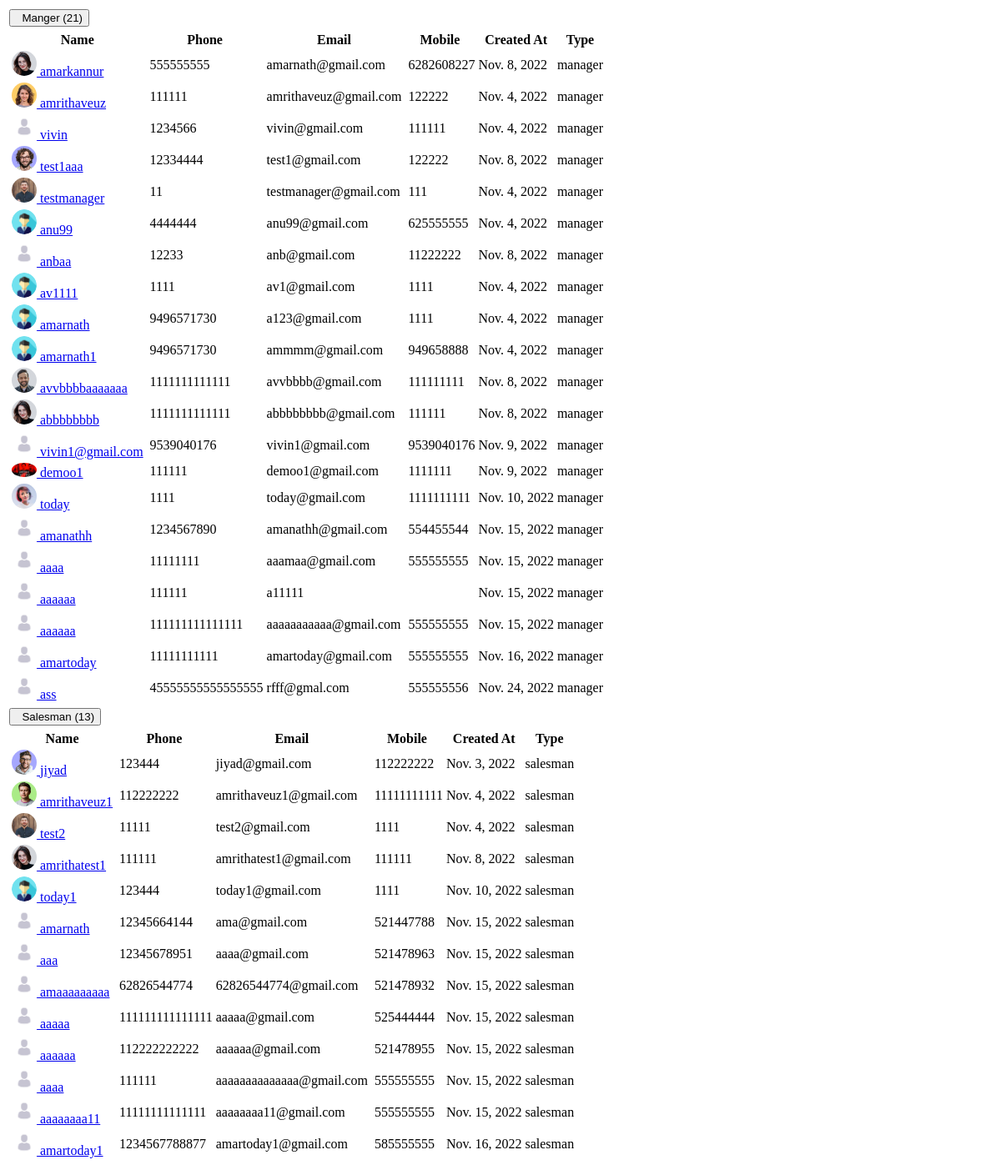
The app's page /user_type_group_by_action, older data.
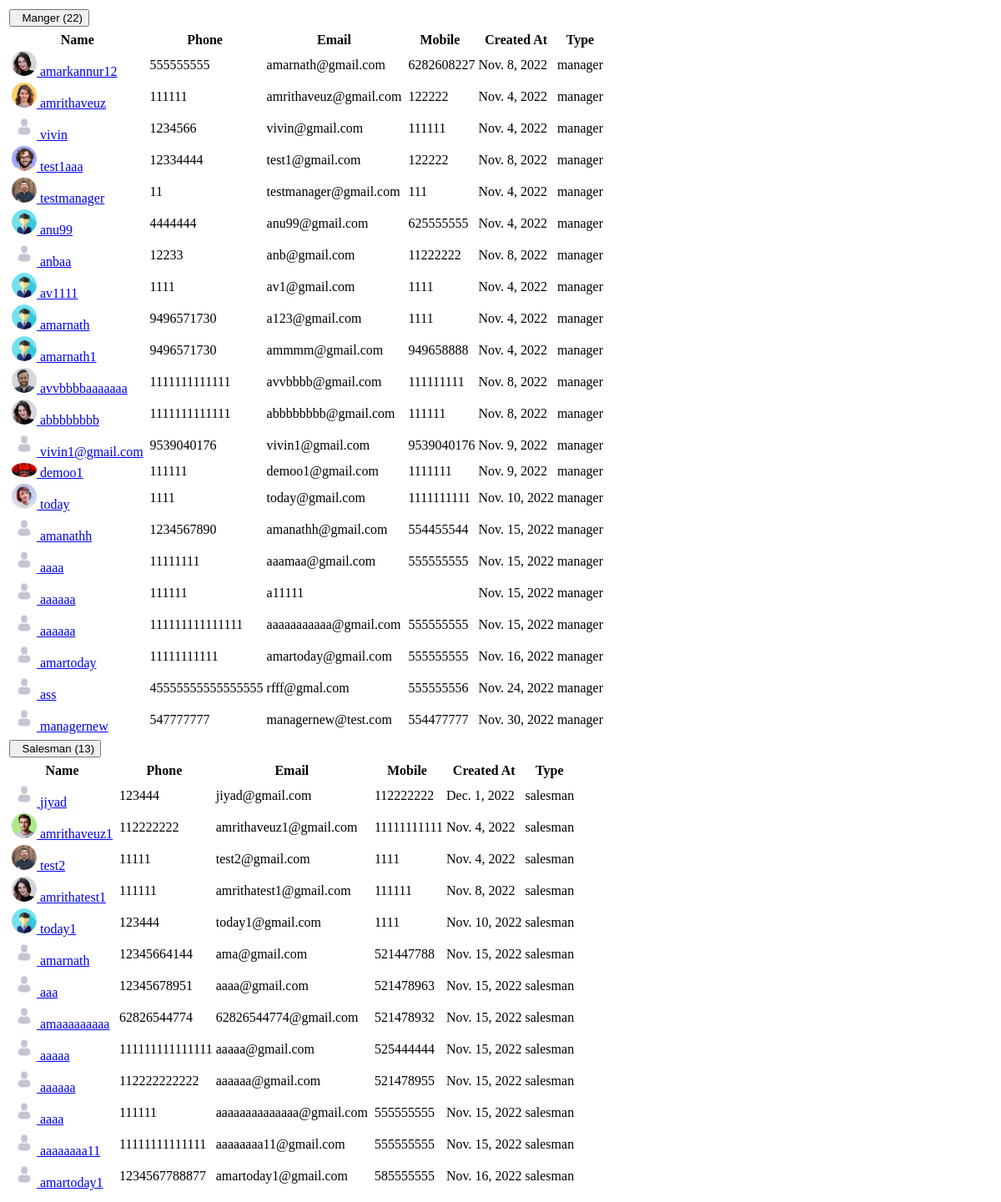
The same page, newer data.
### super_admin/models.py (models this page shows)
class common(models.Model):  # COMM0N
    dt = models.DateField(auto_now=True)
    tm = models.TimeField(auto_now=True)
    updated = models.DateTimeField(default=timezone.now)
    status = models.CharField(max_length=255, null=True)
    class Meta:
        abstract = True

class user_Details(common):
    auth_user = models.ForeignKey(User,on_delete=models.CASCADE,related_name="auth_user_login_id", null=True)
    name = models.CharField(max_length=255,null=True)
    phone = models.CharField(max_length=255,null=True)
    email = models.EmailField(null=True)
    mobile = models.CharField(max_length=255,null=True)
    emp_id = models.CharField(max_length=255,null=True)
    address1 = models.CharField(max_length=255,null=True)
    address2 = models.CharField(max_length=255,null=True)
    city = models.CharField(max_length=255,null=True)
    state = models.CharField(max_length=255,null=True)
    country = models.CharField(max_length=255,null=True)
    zip = models.CharField(max_length=255,null=True)
    password_geration_type = models.CharField(max_length=255,choices=password_generate_option,null=True)
    user_type = models.CharField(max_length=255,choices=login_user_type,null=True)
    atatchment = models.FileField(upload_to="user_image",null=True)
    created_by = models.ForeignKey(User,on_delete=models.CASCADE,related_name="added_by_user_id", null=True)
    plot_list_view = models.CharField(max_length=255,null=True)
    price_visibility = models.IntegerField(null=True,default=1)
    property_access =  models.CharField(max_length=255,choices=property_access_option,null=True)
    manager_nav_ploat_permission = models.IntegerField(default=0)
    manager_nav_user_permission = models.IntegerField(default=0)
    manager_nav_plot_edit_permission = models.IntegerField(default=0)
    manager_nav_booking_cancel_permission = models.IntegerField(default=0)
    manager_nav_customer_read_permission = models.IntegerField(default=0)
    manager_nav_customer_write_permission = models.IntegerField(default=0)
    manager_nav_customer_edit_permission = models.IntegerField(default=0)
    manager_nav_document_read_permission = models.IntegerField(default=0)
    manager_nav_document_write_permission = models.IntegerField(default=0)
    manager_nav_document_edit_permission = models.IntegerField(default=0)

### super_admin/views.py (the view)
# urls.py: path('user_type_group_by_action',views.user_type_group_by_action,name='user_type_group_by_action'),
def user_type_group_by_action(request):
    status = request.GET.get("status")
    data_total_salesman = user_Details.objects.filter(user_type='salesman')
    data_total_manager  = user_Details.objects.filter(user_type='manager')
    context = {
        'data_total_salesman':data_total_salesman,
        'data_total_manager':data_total_manager
    }
    return render(request,'super_admin/user_type_group_by_action.html',context)

### super_admin/templates/super_admin/user_type_group_by_action.html (shortened to what this page needs)
{% load static %}
	<div class="col-md-12">
    	<div class="panel panel-default">
        <div class="panel-body">
					<table class="table table-condensed table-striped">
    <tbody>
        <tr data-toggle="collapse" data-target="#demo1" class="accordion-toggle">
           <td><button class="btn btn-default btn-xs">&nbsp;&nbsp;Manger ({{data_total_manager|length}})</button></td>
            <td></td>
            <td></td>
            <td></td>
            <td></td>
          	<td></td>
        </tr>
        <tr>
            <td colspan="12" class="hiddenRow">
							<div class="accordian-body collapse" id="demo1">
              <table class="table table-striped">
                      <thead>
                        <tr class="info">
													<th>Name</th>
													<th>Phone</th>
													<th>Email</th>
													<th>Mobile</th>
													<th>Created At</th>
													<th>Type</th>
												</tr>
											</thead>
											<tbody>
												{% for i in data_total_manager %}
                        <tr data-toggle="collapse"  class="accordion-toggle" data-target="#demo10" onclick="window.location='user_edit?id={{i.id}}'">
                                                    {% if i.atatchment == "" %}
                                                    <td class="id"><img style="width:30px;    border-radius: 50%;" src="{% static 'adminicon.jpg' %}" class="m-1"/><a href="user_edit?id={{i.id}}"
                                                            class="fw-medium link-primary">&nbsp;{{i.name}}</a>
                                                    </td>
                                                    {% else %}
                                                    <td class="id"><img style="width:30px;    border-radius: 50%;" src="./media/{{i.atatchment}}" class="m-1"/><a href="user_edit?id={{i.id}}"
                                                            class="fw-medium link-primary">&nbsp;{{i.name}}</a>
                                                    </td>
                                                    {% endif %}
													<td class="customer_name">&nbsp;{{i.phone}}
                                        </td>
                                        <td class="product_name">{{i.email}}</td>
                                        <td class="date">&nbsp;{{i.mobile}}</td>
													<td> {{i.dt}}</td>
													<td>
													{{i.user_type}}
													</td>
												</tr>
                                                {% endfor %}
                      </tbody>
               	</table>
              </div>
          </td>
        </tr>
        <tr data-toggle="collapse" data-target="#demo2" class="accordion-toggle">
            <td><button class="btn btn-default btn-xs">&nbsp;&nbsp;Salesman ({{data_total_salesman|length}})</button></td>
             <td></td>
             <td></td>
             <td></td>
             <td></td>
               <td></td>
         </tr>
         <tr>
             <td colspan="12" class="hiddenRow">
                             <div class="accordian-body collapse" id="demo2">
                                <table class="table table-striped">
                                    <thead>
                                      <tr class="info">
                                                                  <th>Name</th>
                                                                  <th>Phone</th>
                                                                  <th>Email</th>
                                                                  <th>Mobile</th>
                                                                  <th>Created At</th>
                                                                  <th>Type</th>
                                                              </tr>
                                                          </thead>
                                                          <tbody>
                                                              {% for i in data_total_salesman %}
                                      <tr data-toggle="collapse"  class="accordion-toggle" data-target="#demo10">
                                                                  {% if i.atatchment == "" %}
                                                                  <td class="id"><img style="width:30px;    border-radius: 50%;" src="{% static 'adminicon.jpg' %}" class="m-1"/><a href="user_edit?id={{i.id}}"
                                                                            class="fw-medium link-primary">&nbsp;{{i.name}}</a>
                                                                  </td>
                                                                  {% else %}
                                                                  <td class="id"><img style="width:30px;    border-radius: 50%;" src="./media/{{i.atatchment}}" class="m-1"/><a href="user_edit?id={{i.id}}"
                                                                        class="fw-medium link-primary">&nbsp;{{i.name}}</a>
                                                                  </td>
                                                                  {% endif %}
                                                                  <td class="customer_name">&nbsp;{{i.phone}}
                                                                    </td>
                                                                    <td class="product_name">{{i.email}}</td>
                                                                    <td class="date">&nbsp;{{i.mobile}}</td>
                                                                  <td> {{i.dt}}</td>
                                                                  <td>
                                                                  {{i.user_type}}
                                                                  </td>
                                                              </tr>
                                                              {% endfor %}
                                    </tbody>
                                 </table>
               </div>
           </td>
         </tr>
    </tbody>
</table>
            </div>
          </div>
      </div>

Row changes from the older to the newer data that the page shows:
changed user_Details "amarnath@gmail.com": name "amarkannur" → "amarkannur12"
added user_Details: name "managernew", phone "547777777", email "managernew@test.com", mobile "554477777", dt "Nov. 30, 2022", user_type "manager"
changed user_Details "jiyad": atatchment "user_image/avatar-3_LItJTVf.jpg" → empty (drawn); dt "Nov. 3, 2022" → "Dec. 1, 2022"; atatchment: picture removed
Text that changed along with them:
{{ data_total_manager|length }}: "21" → "22"
